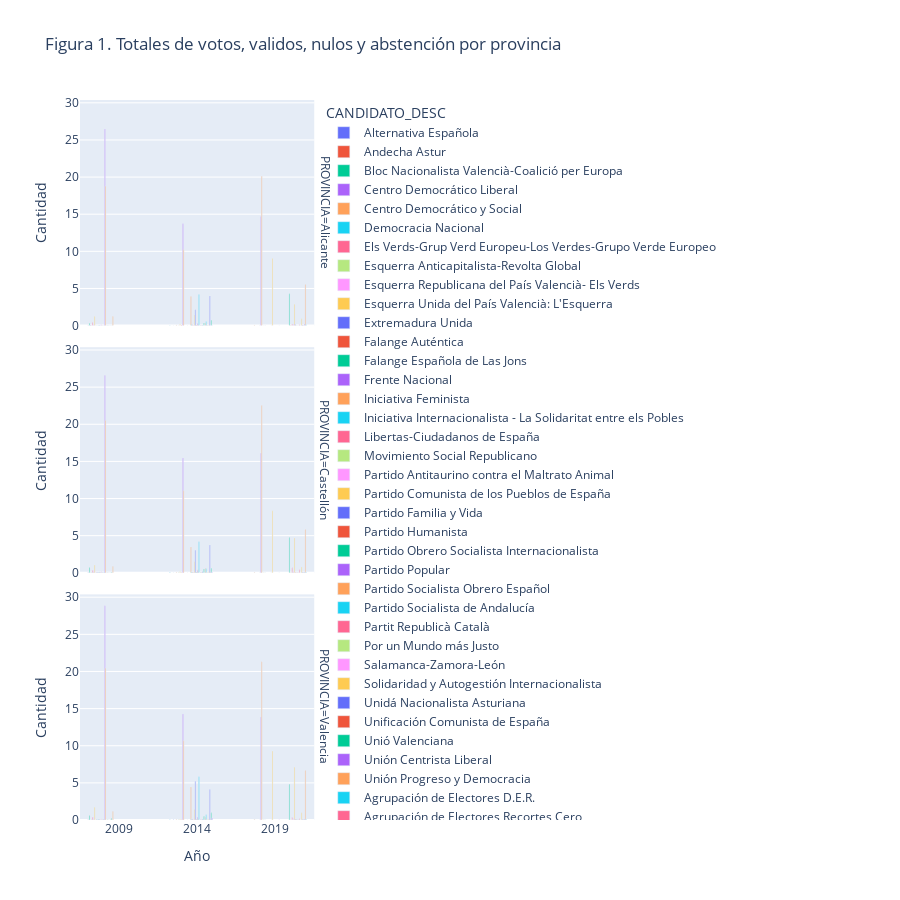

Notebook cell for this chart:
### Code cell
fig2 = px.bar(stats_provincia_VOTOS, x="Año", color="CANDIDATO_DESC", y=["% Votos"],
              barmode='group',
              facet_row="PROVINCIA", #facet_col="PROVINCIA",
              title="Figura 1. Totales de votos, validos, nulos y abstención por provincia",
              labels={"value": "Cantidad", "variable": "Tipo de voto"},height=900)
#fig2.write_image("graficos/votos_totales_por_provincia.png")
fig2.show()
